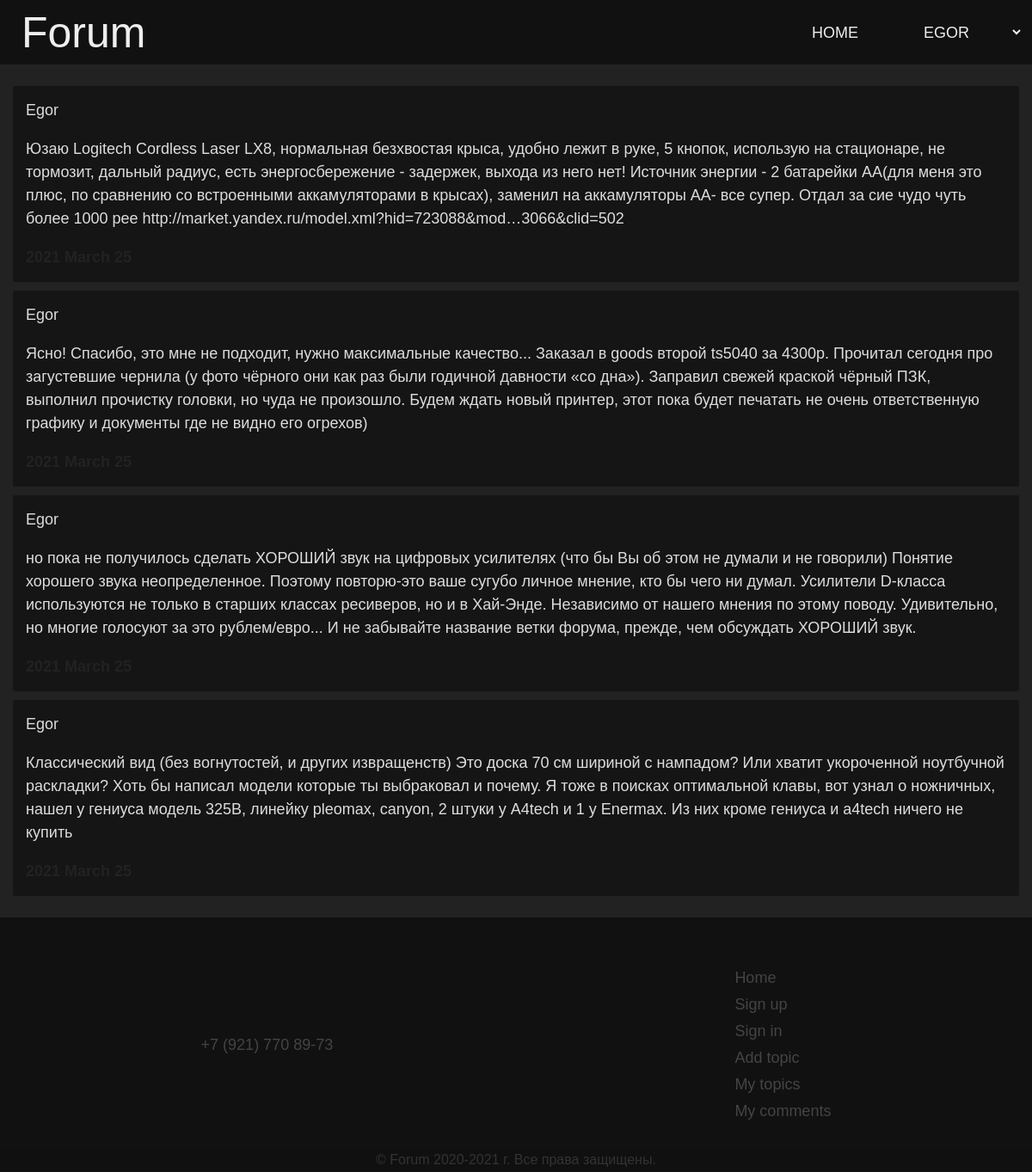
/pages/my_comments.php (signed in), run on the app's committed database.
### tables this page shows
CREATE TABLE `comments` (
  `id` int(11) NOT NULL,
  `topic_id` int(11) NOT NULL,
  `content` text NOT NULL,
  `date` timestamp NOT NULL DEFAULT current_timestamp(),
  `author` text NOT NULL
);

### pages/my_comments.php (the view, shortened to what this page needs)
<?php
  require_once '../core/connect.php';
?>
<!DOCTYPE html>
<html lang="en" dir="ltr">
<head>
  <link rel="stylesheet" href="../media/css/style.css">
  <link rel="stylesheet" href="../media/css/header.css">
  <link rel="stylesheet" href="../media/css/my_comments.css">
</head>
<body>
  <header class="page-header">
    <span class="header-logo"><a href="http://forum">Forum</a></span>
    <ul class="header-menu">
      <li><a href="http://forum">Home</a></li>
      <?php if(isset($_SESSION['login']) && !empty(trim($_SESSION['login']))) : ?>
        <li>
          <select class="dropdown-menu" id="dropdown-menu">
            <option disabled selected style="display: none;"><?= $_SESSION['login'] ?></option>
          </select>
        </li>
      <?php else : ?>
        <li><a href="http://forum/pages/sign_up.php">Sign up</a></li>
        <li><a href="http://forum/pages/sign_in.php">Sign in</a></li>
      <?php endif; ?>
    </ul>
  </header>
  <main class="main-content">
    <ul class="my_comments">
      <?php
        $author = $_SESSION['login'];
        $comments = $pdo->query("SELECT * FROM `comments` WHERE `author` = '$author'")
                      ->fetchAll(PDO::FETCH_ASSOC);
        foreach ($comments as $comment) :
      ?>
        <li class="comment">
          <span class="comment-author"><?=$comment['author']?></span>
          <p class="comment-content"><?=$comment['content']?></p>
          <time class="comment-date" datetime="<?=(new DateTime($comment['date']))->format('Y-M-d')?>"><?=(new DateTime($comment['date']))->format('Y F d')?></time>
        </li>
      <?php endforeach; ?>
    </ul>
  </main>
  <footer class="page-footer">
    <a href="tel:+79217708973" class="phone">+7 (921) 770 89-73</a>
    <ul class="footer-menu">
      <li><a href="http://forum/">Home</a></li>
      <li><a href="http://forum/pages/sign_up.php">Sign up</a></li>
      <li><a href="http://forum/pages/sign_in.php">Sign in</a></li>
      <li><a href="http://forum/pages/add_topic.php">Add topic</a></li>
      <li><a href="http://forum/pages/my_topics.php">My topics</a></li>
      <li><a href="http://forum/pages/my_comments.php">My comments</a></li>
    </ul>
    <span class="copyright">© Forum 2020-2021 г. Все права защищены.</span>
  </footer>
</body>
</html>

### media/css/style.css (style rules this page uses)
* { box-sizing: border-box; }
body { height: 100vh; margin: 0; background-color: #222; font-family: sans-serif; color: white; display: flex; justify-content: space-between; align-items: stretch; flex-direction: column; }
ul { list-style: none; margin: 0; padding: 0; }
main { width: 100%; max-width: 1440px; padding: 15px; margin: 0 auto; }
.page-footer { position: relative; width: 100%; display: flex; justify-content: space-around; align-items: center; background-color: #111; padding: 50px 0; }
.page-footer .phone { color: #444; font-size: 18px; text-decoration: none; }
.page-footer .footer-menu li { margin: 10px 0; }
.page-footer .footer-menu a { color: #444; font-size: 18px; text-decoration: none; }
.page-footer .copyright { position: absolute; bottom: 0; left: 0; right: 0; padding: 5px 0; text-align: center; background-color: #101010; color: #333; }

### media/css/header.css (style rules this page uses)
.page-header { width: 100%; height: 75px; padding: 0 10px 0 25px; display: flex; justify-content: space-between; align-items: center; background-color: #111; }
.page-header .header-logo { user-select: none; font-size: 50px; }
.page-header a { color: #eee; text-decoration: none; }
.page-header .header-menu { display: flex; justify-content: center; align-items: center; height: 100%; text-transform: uppercase; }
.page-header .header-menu li { height: 100%; }
.page-header .header-menu a { display: block; font-size: 18px; padding: 0 15px; height: 100%; line-height: 77px; }
.page-header .header-menu .dropdown-menu { background-color: transparent; border: none; height: 100%; color: #eee; font-size: 18px; outline: none; text-transform: uppercase; text-align: center; padding: 0 5px 0 15px; }
.page-header .header-menu .dropdown-menu option { background-color: #111; border: none; }

### media/css/my_comments.css (style rules this page uses)
.comment { position: relative; background-color: #151515; padding: 15px; border-radius: 3px; margin: 10px 0; font-size: 18px; line-height: 1.5em; color: #ddd; }
.comment-author { cursor: pointer; }
.comment-date { color: #222; font-weight: bold; }

### data on the page
comments: author "Egor", content "Юзаю Logitech Cordless Laser LX8, нормальная безхвостая крыса, удобно лежит в руке, 5 кнопок, использую на стационаре, не тормозит, дальный радиус, есть энергосбережение - задержек, выхода из него нет! Источник энергии - 2 батарейки АА(для меня это плюс, по сравнению со встроенными аккамуляторами в крысах), заменил на аккамуляторы АА- все супер. Отдал за сие чудо чуть более 1000 рее http://market.yandex.ru/model.xml?hid=723088&mod…3066&clid=502"
comments: author "Egor", content "Ясно! Спасибо, это мне не подходит, нужно максимальные качество... Заказал в goods второй ts5040 за 4300р. Прочитал сегодня про загустевшие чернила (у фото чёрного они как раз были годичной давности «со дна»). Заправил свежей краской чёрный ПЗК, выполнил прочистку головки, но чуда не произошло. Будем ждать новый принтер, этот пока будет печатать не очень ответственную графику и документы где не видно его огрехов)"
comments: author "Egor", content "но пока не получилось сделать ХОРОШИЙ звук на цифровых усилителях (что бы Вы об этом не думали и не говорили) Понятие хорошего звука неопределенное. Поэтому повторю-это ваше сугубо личное мнение, кто бы чего ни думал. Усилители D-класса используются не только в старших классах ресиверов, но и в Хай-Энде. Независимо от нашего мнения по этому поводу. Удивительно, но многие голосуют за это рублем/евро... И не забывайте название ветки форума, прежде, чем обсуждать ХОРОШИЙ звук."
comments: author "Egor", content "Классический вид (без вогнутостей, и других извращенств) Это доска 70 см шириной с нампадом? Или хватит укороченной ноутбучной раскладки? Хоть бы написал модели которые ты выбраковал и почему. Я тоже в поисках оптимальной клавы, вот узнал о ножничных, нашел у гениуса модель 325B, линейку pleomax, canyon, 2 штуки у A4tech и 1 у Enermax. Из них кроме гениуса и a4tech ничего не купить"

### other printed values
form field value "Egor"
